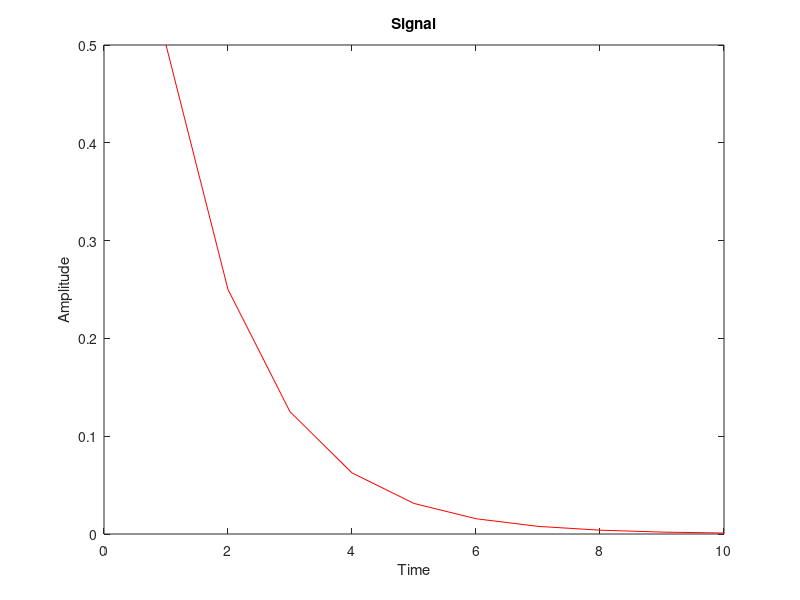

This figure's MATLAB source:
clc;
clear all;
clf;

n=1:10;
X=(0.5).^(n);
t=1:10;
a=0;
for i=1:10
  a=a+(X(i).*X(i));
endfor
plot(t,X,'r');
title('Signal');
xlabel('Time');
ylabel('Amplitude');
Energy=a
Power=a./10